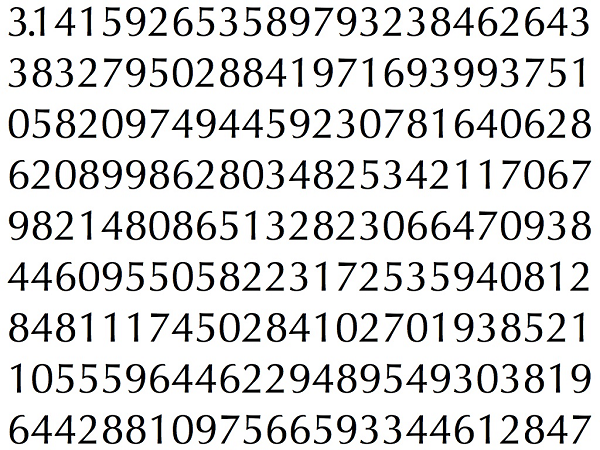
#> input picture learning/number recognization/dPaE8.png, 600 x 450 px
$ python seperateNumber2.py   (older library calls are emulated)
#> lines starting #> are read from the running program, lines starting #| are printed output that depends on the picture; after the words box and inside, x2 and y2 are one past the last pixel; in counts of white or black regions, pixels touching at a corner belong together
import sys

import numpy as np
import cv2

im = cv2.imread('dPaE8.png')
#> im is the input picture: shape (450, 600, 3); mean B, G, R 217.4, 217.6, 217.5
im3 = im.copy()

gray = cv2.cvtColor(im,cv2.COLOR_BGR2GRAY)
blur = cv2.GaussianBlur(gray,(5,5),0)
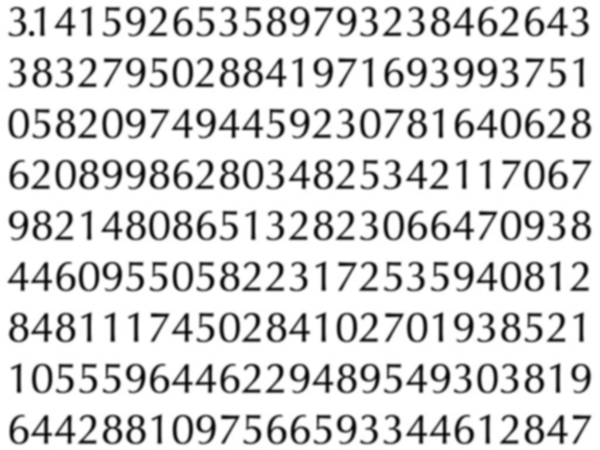
#> blur: shape (450, 600); min 4, max 255, mean 217.5
thresh = cv2.adaptiveThreshold(blur,255,1,1,11,2)
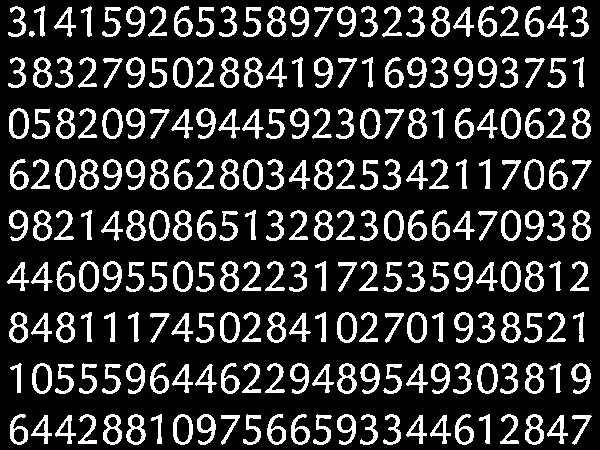
#> thresh: shape (450, 600); 18.7% white; 226 white regions

#################      Now finding Contours         ###################

_,contours,hierarchy = cv2.findContours(thresh,cv2.RETR_LIST,cv2.CHAIN_APPROX_SIMPLE)
#> contours = 373 contours, 1 with area under 20; largest, box (x1, y1, x2, y2) and area: (477, 363, 498, 394) 486, (102, 108, 123, 139) 482, (9, 108, 29, 139) 482, (32, 363, 52, 394) 480, (173, 261, 193, 292) 480

samples =  np.empty((0,100))
responses = []
keys = [i for i in range(48,58)]

for cnt in contours:
    print(cv2.contourArea(cnt))
    if cv2.contourArea(cnt)>50:
        [x,y,w,h] = cv2.boundingRect(cnt)

        if  h>28:
            cv2.rectangle(im,(x,y),(x+w,y+h),(0,0,255),2)
            roi = thresh[y:y+h,x:x+w]
            roismall = cv2.resize(roi,(10,10))
            cv2.imshow('norm',im)
            key = cv2.waitKey(0)

            if key == 27:  # (escape to quit)
                break
                sys.exit()
            elif key in keys:
                responses.append(int(chr(key)))
                sample = roismall.reshape((1,100))
                samples = np.append(samples,sample,0)
#> this loop made 19 passes; (key Esc is pressed on pass 19)
#> (x, y, w, h) on passes 1 to 12: (528, 428, 13, 15), (458, 428, 13, 15), (294, 428, 13, 15), (270, 428, 13, 15), (129, 428, 14, 15), (106, 428, 13, 15), (13, 428, 12, 15), (551, 420, 10, 14), (434, 420, 10, 14), (410, 420, 11, 14), (59, 420, 10, 14), (35, 420, 11, 14)
#| 132.0
#| 132.0
#| 132.0
#| 131.5
#| 132.0
#| 132.0
#| 128.5
#| 72.5
#> (further printed lines are left out)
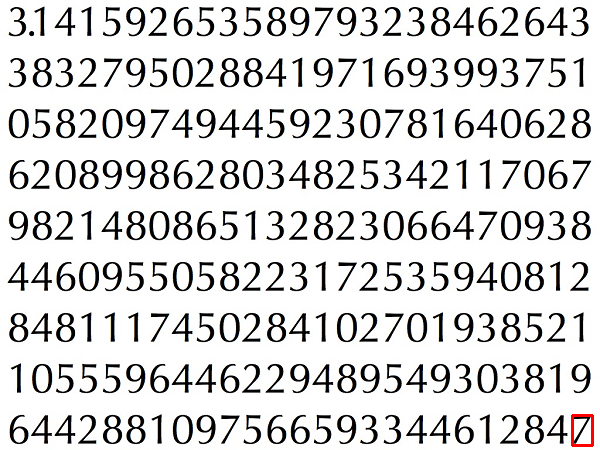
#> im: shape (450, 600, 3); 0.11% of pixels changed, all inside (x1, y1, x2, y2) = (571, 414, 594, 447)
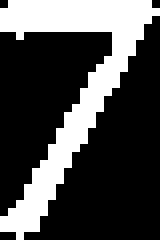
#> roi: shape (30, 20) (shown 8 times larger); 29.2% white; 1 white region, box (x1, y1, x2, y2) and area: (0, 0, 20, 30) 175
#> after the loop, responses = []

responses = np.array(responses,np.float32)
#> responses = empty array
responses = responses.reshape((responses.size,1))
print("training complete")

np.savetxt('generalsamples123.data',samples)
np.savetxt('generalresponses123.data',responses)

$ run again, with learning/number recognization/IwQY6.png copied over learning/number recognization/dPaE8.png
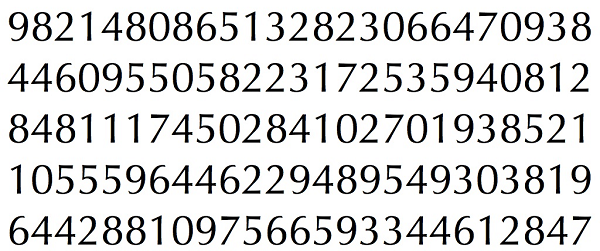
#> input picture learning/number recognization/IwQY6.png, 600 x 251 px
#> im is the input picture: shape (251, 600, 3); mean B, G, R 217.5, 217.7, 217.6
#> `thresh = cv2.adaptiveThreshold(blur,255,1,1,11,2)`:
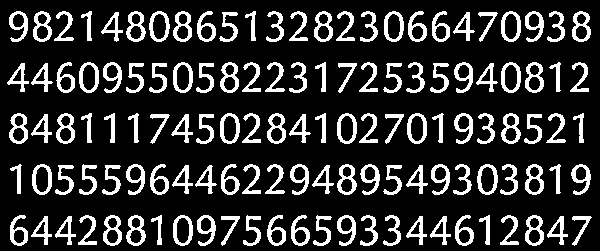
#> thresh: shape (251, 600); 18.6% white; 125 white regions
#> contours = 208 contours; largest, box (x1, y1, x2, y2) and area: (477, 164, 498, 195) 486, (32, 164, 52, 195) 480, (173, 62, 193, 93) 480, (149, 11, 170, 42) 480, (407, 113, 427, 144) 480
#> the loop `for cnt in contours:` made 19 passes; (key Esc is pressed on pass 19)
#> (x, y, w, h) on passes 1 to 8: (528, 229, 13, 15), (458, 229, 13, 15), (294, 229, 13, 15), (270, 229, 13, 15), (129, 229, 14, 15), (106, 229, 13, 15), (13, 229, 12, 15), (551, 221, 10, 14)
#> (printed output is left out)
#> after the loop `for cnt in contours:`:
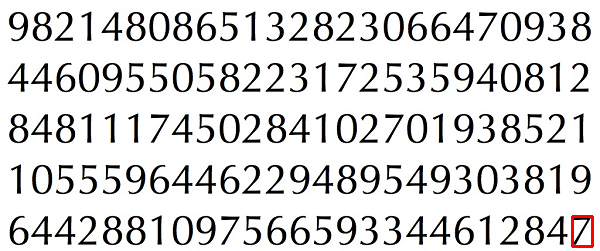
#> im: shape (251, 600, 3); 0.2% of pixels changed, all inside (x1, y1, x2, y2) = (571, 215, 594, 248)
#> after the loop `for cnt in contours:`: responses = []
#> `responses = np.array(responses,np.float32)`: responses = empty array
